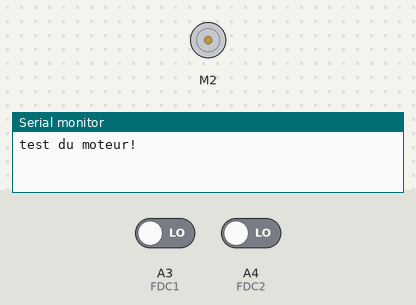
A sketch run on a simulated Arduino Uno, built with avr-gcc and run on an emulated ATmega328P. Parts: DC motor (green arrow = forward, orange = backward, longer = faster), the last lines printed to the serial monitor. Inputs (shaded band) come from the test bench; at power-on: A3 (FDC1) LOW, A4 (FDC2) LOW.

Above: at 1.2 s.
1.3 s: A3 (FDC1) driven HIGH
At 1.8 s:
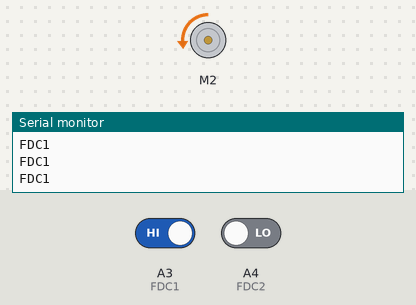
2.8 s: A3 (FDC1) driven LOW
At 3.1 s:
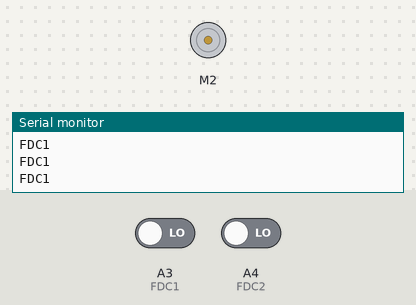
4.3 s: A4 (FDC2) driven HIGH
At 5.3 s:
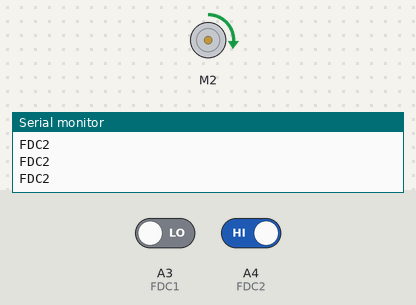
5.8 s: A4 (FDC2) driven LOW
At 6.6 s:
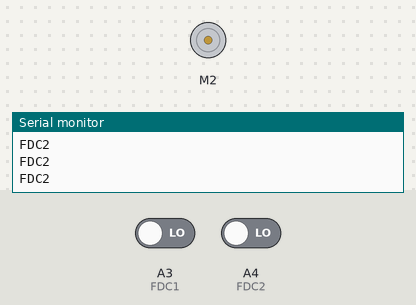
7.3 s: A3 (FDC1) driven HIGH and A4 (FDC2) driven HIGH
At 7.6 s:
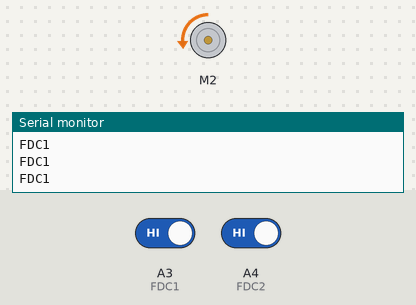
Timing chart, 0 to 10.3 s (numbered marks = the images above; inputs shaded):
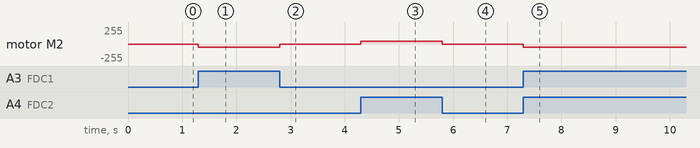

Measured:
- after the input at 1.3 s, motor M2: stopped → backward 45/255 at once
- after the input at 2.8 s, motor M2: backward 45/255 → stopped at once
- after the input at 4.3 s, motor M2: stopped → forward 45/255 at once
- after the input at 5.8 s, motor M2: forward 45/255 → stopped at once
- after the input at 7.3 s, motor M2: stopped → backward 45/255 at once

The sketch:

sketch_jun01a.ino
```cpp
#include <AFMotor.h>

AF_DCMotor motor(2, MOTOR12_8KHZ); // Création du moteur n ° 2 , 64KHz pwm

int seuil = 300; //seuil luminosité modifiable ici ou avec la vis sur le capteur
int captfdc1; //declaration de la variable 0 ou 1 soit ouvert ou fermée
int captfdc2; //declaration de la variable 0 ou 1 soit ouvert ou fermée

const int VMotor = 45; // changer ce parametre permet de changer la vitesse du moteur

int captLum = A2; //declaration du pin du capteur
int FDC1 = A3;    //declaration du pin du capteur
int FDC2 = A4;    //declaration du pin du capteur

void  setup() {

  Serial.begin(9600);            // Mise en place de bibliothèque série à 9600 bps
  Serial.println( "test du moteur!" );


  //setup capteurs
  pinMode(captLum,INPUT); //declaration du capteur comme entrée LUM
  pinMode(FDC1,INPUT);    //declaration du capteur comme entrée FDC1
  pinMode(FDC2,INPUT);    //declaration du capteur comme entrée FDC2

}

void loop() {

  captfdc1 = digitalRead(FDC1); // lecture du signal du capteur
  captfdc2 = digitalRead(FDC2); // lecture du signal du capteur


  motor.run(RELEASE);       // le moteur ne tourne pas


  while(captfdc1 == 1)  // Quand capteur FDC1 est activé
  {
    Serial.print ( "FDC1 \n" ); // affiché FDC1 sur la console(petite loupe en haut)
    motor.setSpeed(VMotor);
    motor.run (BACKWARD);       // marche arrière
    captfdc1 = digitalRead(FDC1);
  }


  while(captfdc2 == 1)   // Quand capteur FDC2 est activé
  {
    Serial.print ( "FDC2 \n" ); // affiché FDC2 sur la console(petite loupe en haut)
    motor.setSpeed(VMotor);
    motor.run (FORWARD);        // marche avant
    captfdc2 = digitalRead(FDC2);
  }

  /*
  while(analogRead(captLum)>seuil) // Quand le capteur Lum change de mode selon le seuil
  {
    Serial.print (" LUM \n");
    motor.setSpeed(50);
    motor.run (FORWARD);
    delay(1000);

    motor.setSpeed(120);
    motor.run (FORWARD);
    delay(1000);

    motor.setSpeed(250);
    motor.run (FORWARD);
    delay(1000);

    motor.run (RELEASE);
    delay(1000);

    motor.setSpeed(250);
    motor.run (BACKWARD);
    delay(1000);

    motor.setSpeed(120);
    motor.run (BACKWARD);
    delay(1000);

    motor.setSpeed(50);
    motor.run (BACKWARD);
    delay(1000);
  }
  */

}
```
